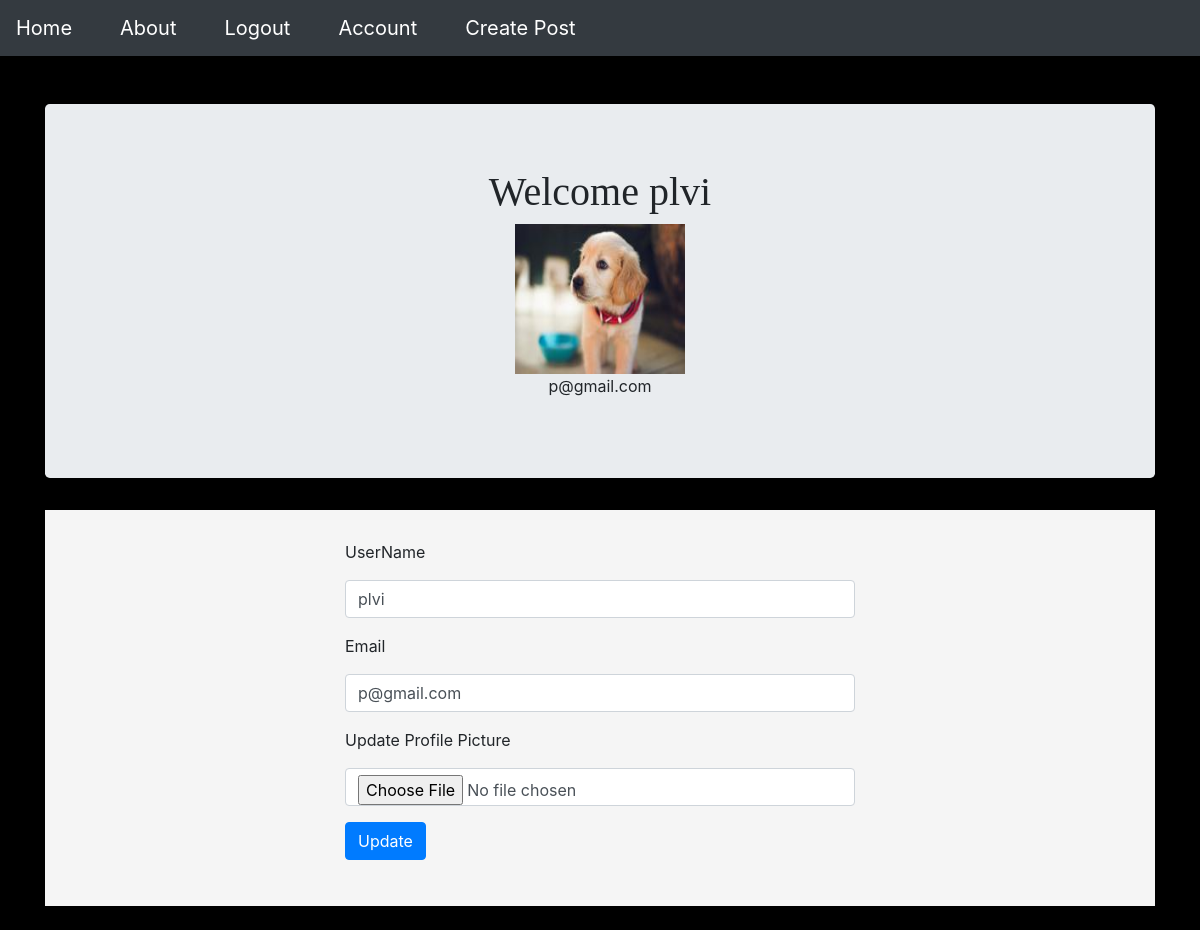
/account (signed in), run on the app's committed database.
### puppycompanyblog/models.py (models this page shows, shortened)
class User(db.Model, UserMixin):
    __tablename__ = 'users'
    id = db.Column(db.Integer, primary_key=True)
    profile_image = db.Column(
        db.String(64), nullable=False, default='default_profile.jpg')
    email = db.Column(db.String(64), unique=True, index=True)
    username = db.Column(db.String(64), unique=True, index=True)
    pasword_hash = db.Column(db.String(128))
    posts = db.relationship('BlogPost', backref='author', lazy=True)

### puppycompanyblog/users/views.py (the view)
@users.route("/account", methods=['GET', 'POST'])
@login_required
def account():
    form = UpdateUserForm()
    if form.validate_on_submit():
        print(form)
        if form.picture.data:
            username = current_user.username
            pic = add_profile_pic(form.picture.data, username)
            current_user.profile_image = pic
        current_user.username = form.username.data
        current_user.email = form.email.data
        db.session.commit()
        flash('User Account Updated')
        return redirect(url_for('users.account'))
    elif request.method == 'GET':
        form.username.data = current_user.username
        form.email.data = current_user.email
    profile_image = url_for(
        'static', filename='profile_pics/' + current_user.profile_image)
    return render_template('account.html', profile_image=profile_image, form=form)

### puppycompanyblog/users/forms.py (shortened to what this page needs)
class UpdateUserForm(FlaskForm):
    email = StringField('Email', validators=[DataRequired(), Email()])
    username = StringField('UserName', validators=[DataRequired()])
    picture = FileField('Update Profile Picture', validators=[
                        FileAllowed(['jpg', 'png'])])
    submit = SubmitField('Update')

### puppycompanyblog/models.py (called while the page is built)
@login_manager.user_loader
def load_user(user_id):
    return User.query.get(user_id)

### puppycompanyblog/templates/account.html (shortened to what this page needs)
{% extends "base.html" %} {% block content %}
<div class="jumbotron">
  <center>
    <div>
      <h1 style="font-family: cursive">Welcome {{current_user.username}}</h1>
      <img
        src="{{url_for('static',filename='profile_pics/'+current_user.profile_image)}}"
        height="150px"
        width="170px"
      />
      <p>{{current_user.email}}</p>
    </div>
  </center>
</div>
<div class="container" style="background-color: whitesmoke; padding: 30px">
  <div class="row">
    <div class="col-md-3"></div>
    <div class="col-md-6">
      <form action="" method="POST" enctype="multipart/form-data">
        <div class="form-group">
          {{form.username.label(class='form-group')}}{{form.username(class='form-control')}}
        </div>
        <div class="form-group">
          {{form.email.label(class='form-group')}}{{form.email(class='form-control')}}
        </div>
        <div class="form-group">
          {{form.picture.label(class='form-group')}}{{form.picture(class='form-control')}}
        </div>
        <div class="form-group">{{form.submit(class='btn btn-primary')}}</div>
      </form>
    </div>
    <div class="col-md-3"></div>
  </div>
</div>
<br />
{% endblock %}

### data on the page
User: username "plvi", profile_image (picture), email "p@gmail.com"
